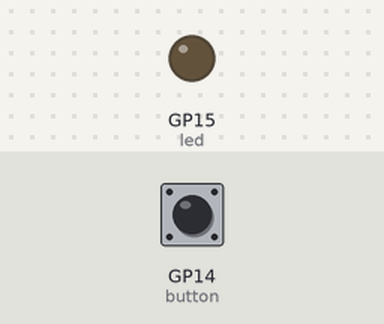
The program below on a simulated Raspberry Pi Pico running MicroPython. Shown: output pins drawn as LEDs (lit = HIGH). The test bench sets the inputs (shaded band); at power-on: GP14 (button) HIGH. Random numbers come from a fixed seed; what the program prints to the serial console is not drawn.

Above: at 1.2 s.
1.3 s: GP14 (button) pulled LOW for 0.15 s
4.4 s: GP14 (button) pulled LOW for 1 s
6.9 s: GP14 (button) pulled LOW for 3.2 s
At 14.3 s:
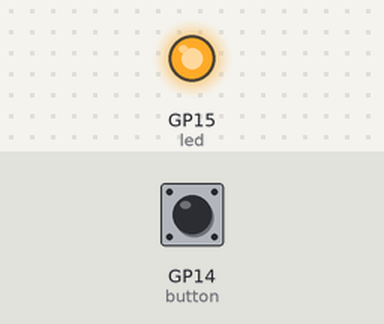
14.6 s: GP14 (button) driven LOW
Timing chart, 0 to 17.1 s (numbered marks = the images above; inputs shaded):
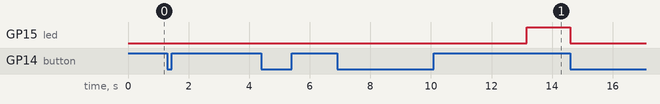

The program:

main.py
```python
"""Reactiemeting — LED flitst op random moment, knop meet reactietijd.

Voert 10 metingen uit, toont per meting de reactietijd in ms, en geeft aan
het eind het gemiddelde, minimum, maximum en de spreiding.
"""

import time
import random
from machine import Pin


LED_PIN = 15
BUTTON_PIN = 14
ROUNDS = 10
MIN_WACHT_MS = 1500
MAX_WACHT_MS = 5000
TE_VROEG_MS = 80


def wacht_op_knop(button, timeout_ms=5000):
    """Geef het aantal ms terug tussen oproep en knop-indruk, of None bij timeout."""
    start = time.ticks_ms()
    while button.value() == 1:
        if time.ticks_diff(time.ticks_ms(), start) > timeout_ms:
            return None
        time.sleep_ms(1)
    return time.ticks_diff(time.ticks_ms(), start)


def statistieken(metingen):
    """Bereken gemiddelde, min, max, populatie-standaarddeviatie."""
    n = len(metingen)
    gem = sum(metingen) / n
    mn = min(metingen)
    mx = max(metingen)
    var = sum((m - gem) ** 2 for m in metingen) / n
    sd = var ** 0.5
    return gem, mn, mx, sd


def main():
    led = Pin(LED_PIN, Pin.OUT)
    button = Pin(BUTTON_PIN, Pin.IN, Pin.PULL_UP)

    print("Reactiemeting — {} rondes".format(ROUNDS))
    metingen = []
    ronde = 0
    while ronde < ROUNDS:
        led.off()
        wacht = random.randint(MIN_WACHT_MS, MAX_WACHT_MS)
        print("Ronde {}: wacht {} ms".format(ronde + 1, wacht))

        start_wacht = time.ticks_ms()
        while time.ticks_diff(time.ticks_ms(), start_wacht) < wacht:
            if button.value() == 0:
                print("  Te vroeg! Ronde opnieuw.")
                time.sleep(1)
                break
            time.sleep_ms(2)
        else:
            led.on()
            tijd = wacht_op_knop(button, timeout_ms=3000)
            led.off()
            if tijd is None:
                print("  Timeout, geen druk.")
            elif tijd < TE_VROEG_MS:
                print("  Onder drempel ({} ms), ongeldig.".format(tijd))
            else:
                print("  Reactietijd: {} ms".format(tijd))
                metingen.append(tijd)
                ronde += 1

        time.sleep_ms(500)

    if metingen:
        gem, mn, mx, sd = statistieken(metingen)
        print("--- Resultaten ---")
        print("Aantal:      ", len(metingen))
        print("Gemiddelde:  {:.1f} ms".format(gem))
        print("Min / max:   {} / {} ms".format(mn, mx))
        print("Std.dev.:    {:.1f} ms".format(sd))


main()
```

Measured:
- after the input at 1.3 s, every drawn part: stays the same
- after the input at 4.4 s, every drawn part: stays the same
